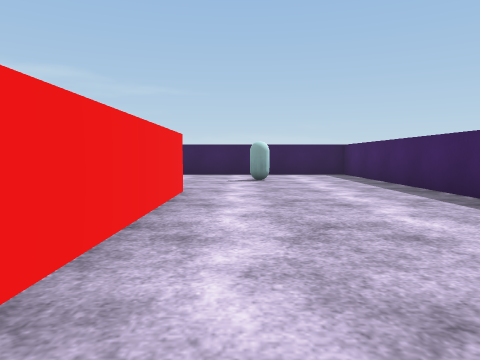
[1] (above)

16 first-person views from a walk through a Unity game level. The camera is 0.62 m above the floor, tilts 4° down and sees 70° across. The floor is counted in squares, 1 m on a side. Each view is taken from the middle of a square. On the plan, view 1 faces up. The plan holds only what a view shows up to about 10 squares ahead; the rest is blank. The player character is not drawn. Surface patterns are stand-ins for the level's own textures.

[2]
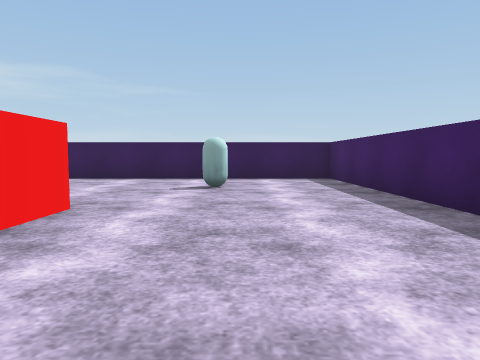

[3]
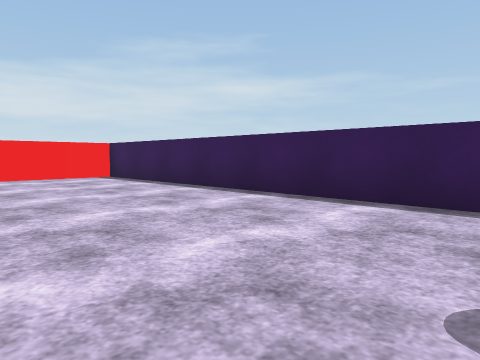

[4]
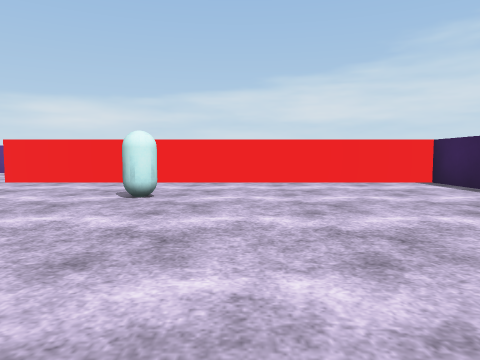

[5]
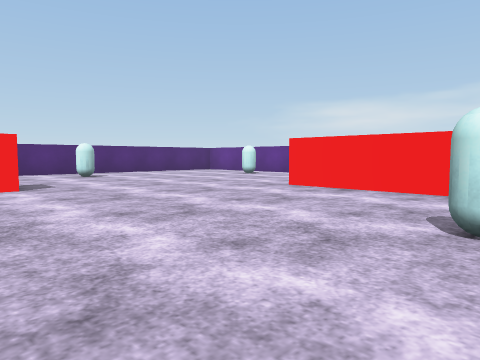

[6]
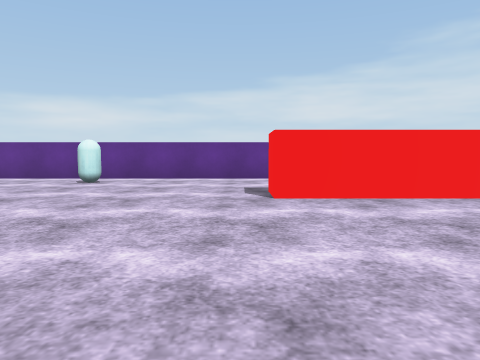

[7]
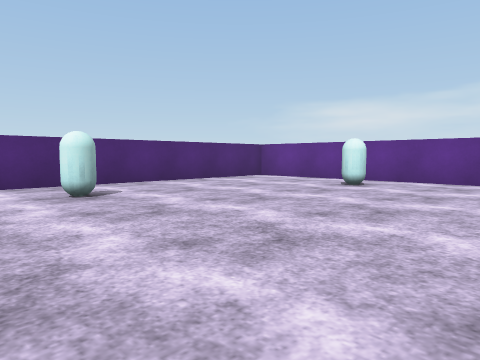

[8]
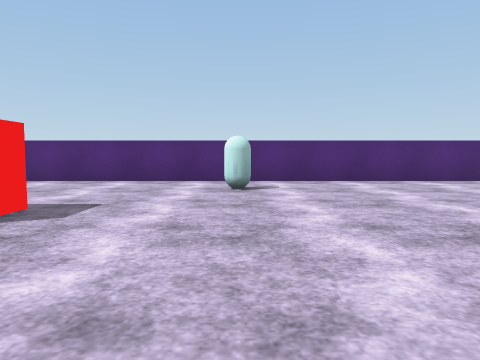

[9]
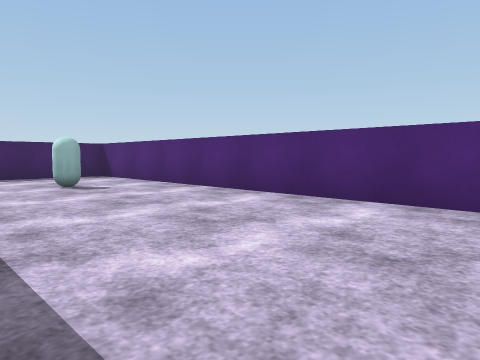

[10]
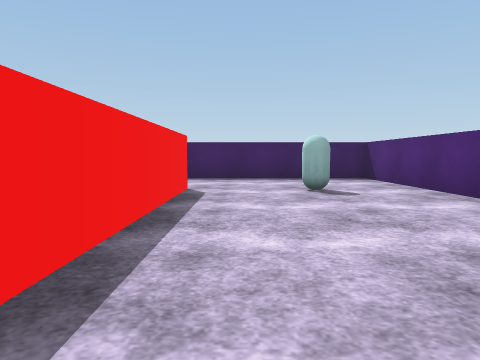

[11]
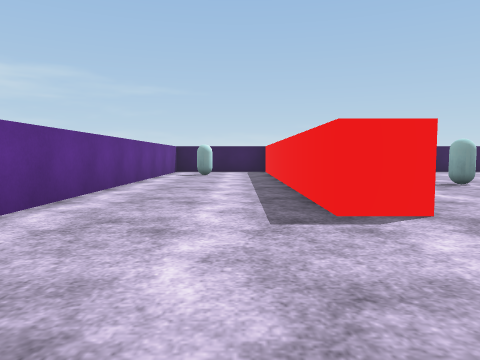

[12]
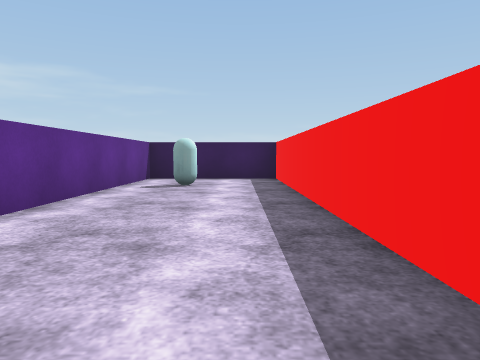

[13]
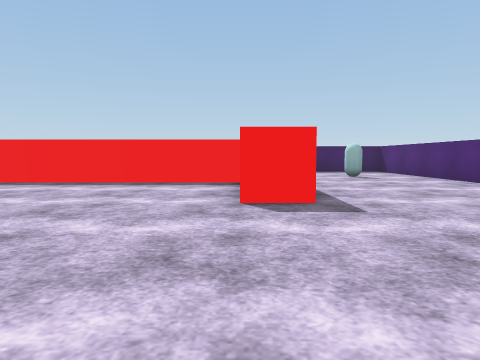

[14]
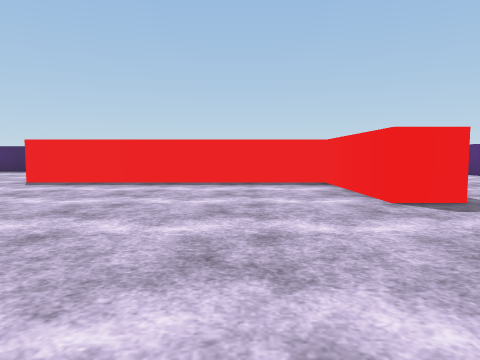

[15]
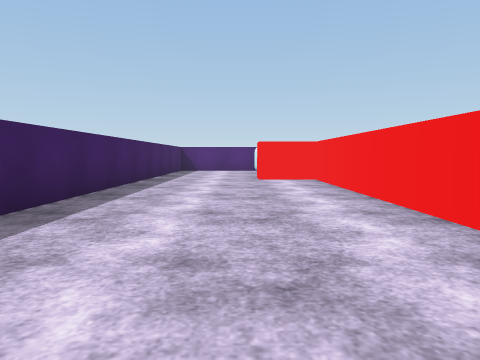

[16]
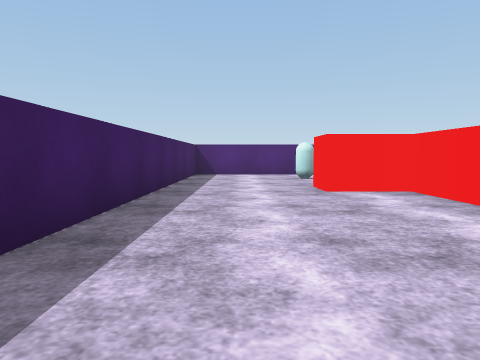

### Floor plan
Points are (right, up) in squares from view 1. A wall is a line through its corners. A room is listed if a view was taken in it or the views show most of it. See-through windows are left out.
Room 1 (views 1, 2, 3, 4, 5, 6, 7, 8, 9, 10, 11, 12, 13, 14, 15, 16)
walls: (-5.5, -2.1) (-5.5, -1) (-2, -1) (-2, 6); (-1, 6) (-1, -1) (0.5, -1) (0.5, -2) (-4.6, -2); (-14, -6.5) (3.5, -6.5) (3.5, 11.5) (-10, 11.5) (-10, 1.5) (-11, 1.5) (-11, 11.5) (-14.5, 11.5) (-14.5, -5.8)
objects: capsule (-13, -2); capsule (-13, 9); capsule (-8, -4); capsule (-7, 5) to (-7, 6); capsule (0, -4); capsule (0, 9) to (1, 9)

Where each view was taken, in squares from view 1:
view 1: 0 up, 0 right, facing up
view 2: 2 up, 1 right, facing up
view 3: 7 up, 0 right, facing up-left
view 4: 7 up, 2 left, facing left
view 5: 6 up, 4 left, facing down-left
view 6: 1 up, 5 left, facing left
view 7: 1 up, 6 left, facing down-left
view 8: 2 up, 8 left, facing down
view 9: 2 down, 7 left, facing down-right
view 10: 3 down, 6 left, facing right
view 11: 2 down, 12 left, facing up
view 12: 2 up, 12 left, facing up
view 13: 1 down, 10 left, facing right
view 14: 1 up, 10 left, facing right
view 15: 8 up, 1 right, facing down
view 16: 5 up, 2 right, facing down
